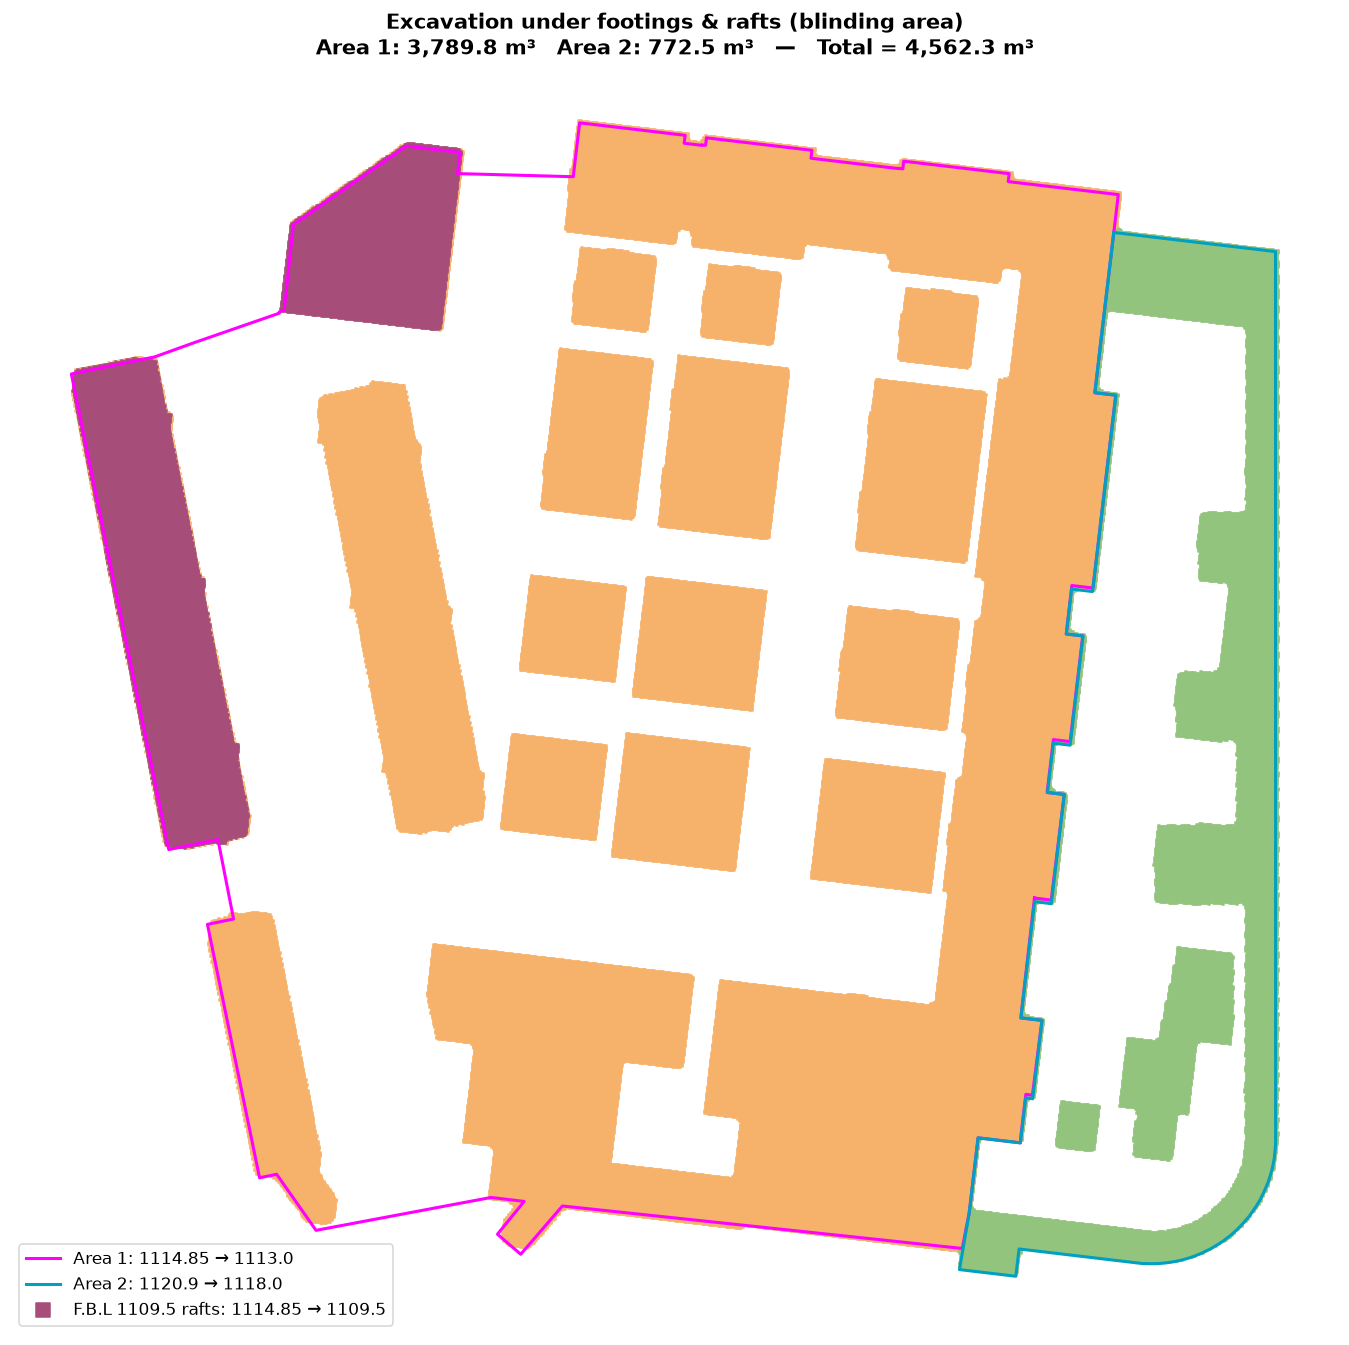

Write Python code to recreate this figure.
"""Excavation under the footings and rafts, over their blinding area (ground beams excluded).

Fixed levels (from the bulk excavation level down to the founding level):
  area 1: 1114.85 -> 1113.0, except the two rafts with F.B.L = 1109.5
          (north-west raft 50 cm and west raft 80 cm): 1114.85 -> 1109.5
  area 2: 1120.9  -> 1118.0
  - Footprint: blinding under footings & rafts from footings_concrete.py (FOUNDATIONS.dxf,
    local coordinates), placed on site with the transform matched on the S-BLINDING LINE
    polylines that HATCHED_AREA.dxf also carries (rotation -6.81 deg, residual < 1 mm).
  - Each blinding cell is assigned to area 1 or area 2 (the nearer one when a footing edge
    sticks slightly out of the hatched outline).
Outputs: footing_excavation.xlsx, footing_excavation.pdf/png
"""
import sys
import numpy as np
from scipy import ndimage as ndi
from shapely import contains_xy, distance, points
import matplotlib; matplotlib.use("Agg")
import matplotlib.pyplot as plt
import openpyxl
from openpyxl.styles import Font, PatternFill

TOP = {1: 1114.85, 2: 1120.9}
BOTTOM = {1: 1113.0, 2: 1118.0}
DEEP_BOTTOM = 1109.5                                     # F.B.L of the two hatched rafts
DEEP_PIECES = {"North-west raft 50 cm": (-26.26, 50.54), "West raft 80 cm": (-40.63, 34.33)}
COARSE = 5                                               # 10 cm integration cells

sys.argv = sys.argv[:1]
exec(open("footings_concrete.py").read().split('ws.title = "Footings & rafts"')[0])   # feet, lab, feet_blind
a1, a2 = {}, {}
exec(open("compute_levels.py").read().split("# TIN for")[0], a1)
exec(open("number_area2.py").read().split("tin = ")[0], a2)
area1, area2 = a1["area_poly"], a2["area_poly"]

ROT = np.radians(-6.808781732785986)
T = np.array([353780.83527366, 355922.56974443])
Rm = np.array([[np.cos(ROT), -np.sin(ROT)], [np.sin(ROT), np.cos(ROT)]])

# piece of every blinding pixel = nearest footing/raft piece
_, (ir, ic) = ndi.distance_transform_edt(lab == 0, return_indices=True)
owner = np.where(feet_blind, lab[ir, ic], 0)
deep_ids = {name: px(x, y) for name, (x, y) in DEEP_PIECES.items()}

h, w = (owner.shape[0] // COARSE) * COARSE, (owner.shape[1] // COARSE) * COARSE
blk = lambda a: a[:h, :w].reshape(h // COARSE, COARSE, w // COARSE, COARSE)
frac = blk(feet_blind).mean(axis=(1, 3))
deep_frac = {name: blk(owner == k).mean(axis=(1, 3)) for name, k in deep_ids.items()}
r, c = np.nonzero(frac)
cell = RES * COARSE
lx, ly = X0 + (c + 0.5) * cell, Y1 - (r + 0.5) * cell
sx, sy = (Rm @ np.vstack([lx, ly])) + T[:, None]
pts = points(sx, sy)
zone = np.where(distance(area1, pts) <= distance(area2, pts), 1, 2)
a_all = frac[r, c] * cell * cell
a_deep = {name: f[r, c] * cell * cell for name, f in deep_frac.items()}
a_norm = a_all - sum(a_deep.values())

lines = []   # (zone, item, area, top, bottom)
for z in (1, 2):
    m = zone == z
    lines.append((z, "Footings & rafts", a_norm[m].sum(), TOP[z], BOTTOM[z]))
    for name, a in a_deep.items():
        if a[m].sum() > 0.01:
            lines.append((z, f"{name} (F.B.L {DEEP_BOTTOM})", a[m].sum(), TOP[z], DEEP_BOTTOM))

wb = openpyxl.Workbook(); ws = wb.active; ws.title = "Footing excavation"
ws.append(["Zone", "Item", "Blinding area (m²)", "From level", "To level", "Depth (m)", "Volume (m³)"])
for cc in ws[1]:
    cc.font = Font(bold=True, color="FFFFFF"); cc.fill = PatternFill("solid", fgColor="305496")
tot_a = tot_v = 0
sub = {}
for z, item, a, t, b in lines:
    v = a * (t - b)
    ws.append([f"Area {z}", item, round(a, 2), t, b, round(t - b, 2), round(v, 2)])
    tot_a += a; tot_v += v
    s = sub.setdefault(z, [0, 0]); s[0] += a; s[1] += v
ws.append([])
for z, (a, v) in sub.items():
    ws.append([f"Area {z}", "Subtotal", round(a, 2), "", "", "", round(v, 2)])
ws.append(["TOTAL", "", round(tot_a, 2), "", "", "", round(tot_v, 2)])
for cc in ws[ws.max_row]: cc.font = Font(bold=True)
ws.append([])
ws.append(["Footprint", "blinding under footings & rafts, ground beams excluded (FOUNDATIONS.dxf)"])
for col, wd in zip("ABCDEFG", [10, 40, 18, 12, 10, 10, 14]):
    ws.column_dimensions[col].width = wd
wb.save("footing_excavation.xlsx")

fig, ax = plt.subplots(figsize=(16, 15), dpi=110)
ax.plot(*area1.exterior.xy, color="magenta", lw=2, label=f"Area 1: {TOP[1]} → {BOTTOM[1]}")
ax.plot(*area2.exterior.xy, color="#00a0c0", lw=2, label=f"Area 2: {TOP[2]} → {BOTTOM[2]}")
deep_any = sum(deep_frac.values())[r, c] > 0.5
for m, col, lbl in [((zone == 1) & ~deep_any, "#f6b26b", None), ((zone == 2), "#93c47d", None),
                    (deep_any, "#a64d79", f"F.B.L {DEEP_BOTTOM} rafts: {TOP[1]} → {DEEP_BOTTOM}")]:
    ax.scatter(sx[m], sy[m], s=0.6, marker="s", color=col, label=lbl)
for z, item, a, t, b in lines:
    pass
ax.set_aspect("equal"); ax.axis("off"); ax.legend(loc="lower left", fontsize=11, markerscale=12)
ax.set_title(f"Excavation under footings & rafts (blinding area)\n"
             + "   ".join(f"Area {z}: {v:,.1f} m³" for z, (a, v) in sub.items()) + f"   —   Total = {tot_v:,.1f} m³",
             fontsize=14, weight="bold")
fig.savefig("footing_excavation.png", bbox_inches="tight"); fig.savefig("footing_excavation.pdf", bbox_inches="tight")
for l in lines: print(l[0], l[1], round(l[2], 2), l[3], l[4], round(l[2] * (l[3] - l[4]), 2))
print("total", round(tot_a, 2), round(tot_v, 2), {z: [round(x, 2) for x in s] for z, s in sub.items()})
